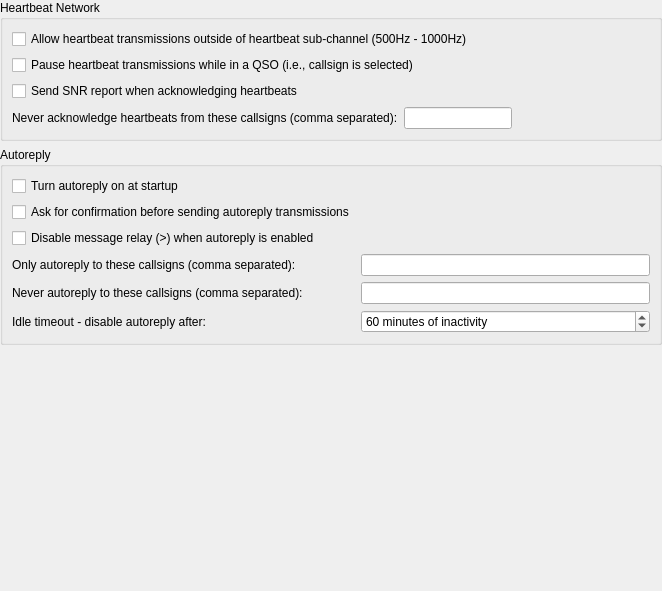
             <widget class="QWidget" name="scrollAreaWidgetContents_8">
              <property name="geometry">
               <rect>
                <x>0</x>
                <y>0</y>
                <width>662</width>
                <height>591</height>
               </rect>
              </property>
              <layout class="QVBoxLayout" name="verticalLayout_16">
               <property name="leftMargin">
                <number>0</number>
               </property>
               <property name="topMargin">
                <number>0</number>
               </property>
               <property name="rightMargin">
                <number>0</number>
               </property>
               <property name="bottomMargin">
                <number>0</number>
               </property>
               <item>
                <widget class="QGroupBox" name="groupBox_13">
                 <property name="title">
                  <string>Heartbeat Network</string>
                 </property>
                 <layout class="QVBoxLayout" name="verticalLayout_34">
                  <item>
                   <widget class="QCheckBox" name="heartbeat_anywhere_check_box">
                    <property name="text">
                     <string>Allow heartbeat transmissions outside of heartbeat sub-channel (500Hz - 1000Hz)</string>
                    </property>
                   </widget>
                  </item>
                  <item>
                   <widget class="QCheckBox" name="heartbeat_qso_pause_check_box">
                    <property name="text">
                     <string>Pause heartbeat transmissions while in a QSO (i.e., callsign is selected)</string>
                    </property>
                   </widget>
                  </item>
                  <item>
                   <widget class="QCheckBox" name="heartbeat_ack_snr_check_box">
                    <property name="visible">
                     <bool>false</bool>
                    </property>
                    <property name="text">
                     <string>Send SNR report when acknowledging heartbeats</string>
                    </property>
                   </widget>
                  </item>
                  <item>
                   <layout class="QFormLayout" name="formLayout_16">
                    <property name="fieldGrowthPolicy">
                     <enum>QFormLayout::FieldsStayAtSizeHint</enum>
                    </property>
                    <property name="formAlignment">
                     <set>Qt::AlignLeading|Qt::AlignLeft|Qt::AlignTop</set>
                    </property>
                    <property name="bottomMargin">
                     <number>0</number>
                    </property>
                    <item row="0" column="0">
                     <widget class="QLabel" name="label_26">
                      <property name="text">
                       <string>Never acknowledge heartbeats from these callsigns (comma separated):</string>
                      </property>
                     </widget>
                    </item>
                    <item row="0" column="1">
                     <widget class="QLineEdit" name="hb_blacklist_line_edit"/>
                    </item>
                   </layout>
                  </item>
                 </layout>
                </widget>
               </item>
               <item>
                <widget class="QGroupBox" name="groupBox_9">
                 <property name="title">
                  <string>Autoreply</string>
                 </property>
                 <layout class="QFormLayout" name="formLayout">
                  <item row="0" column="0">
                   <widget class="QCheckBox" name="autoreply_on_check_box">
                    <property name="text">
                     <string>Turn autoreply on at startup</string>
                    </property>
                   </widget>
                  </item>
                  <item row="2" column="0">
                   <widget class="QCheckBox" name="relay_disabled_check_box">
                    <property name="text">
                     <string>Disable message relay (&gt;) when autoreply is enabled</string>
                    </property>
                   </widget>
                  </item>
                  <item row="3" column="0">
                   <widget class="QLabel" name="label_23">
                    <property name="text">
                     <string>Only autoreply to these callsigns (comma separated):</string>
                    </property>
                   </widget>
                  </item>
                  <item row="3" column="1">
                   <widget class="QLineEdit" name="auto_whitelist_line_edit"/>
                  </item>
                  <item row="4" column="0">
                   <widget class="QLabel" name="label_15">
                    <property name="text">
                     <string>Never autoreply to these callsigns (comma separated):</string>
                    </property>
                   </widget>
                  </item>
                  <item row="4" column="1">
                   <widget class="QLineEdit" name="auto_blacklist_line_edit"/>
                  </item>
                  <item row="5" column="0">
                   <widget class="QLabel" name="label_10">
                    <property name="text">
                     <string>Idle timeout - disable autoreply after:</string>
                    </property>
                    <property name="buddy">
                     <cstring>tx_watchdog_spin_box</cstring>
                    </property>
                   </widget>
                  </item>
                  <item row="5" column="1">
                   <widget class="QSpinBox" name="tx_watchdog_spin_box">
                    <property name="toolTip">
                     <string>&lt;html&gt;&lt;head/&gt;&lt;body&gt;&lt;p&gt;Number of minutes before unattended heartbeat transmissions are aborted.&lt;/p&gt;&lt;/body&gt;&lt;/html&gt;</string>
                    </property>
                    <property name="specialValueText">
                     <string>Disabled</string>
                    </property>
                    <property name="suffix">
                     <string> minutes of inactivity</string>
                    </property>
                    <property name="prefix">
                     <string/>
                    </property>
                    <property name="minimum">
                     <number>0</number>
                    </property>
                    <property name="maximum">
                     <number>1440</number>
                    </property>
                    <property name="singleStep">
                     <number>1</number>
                    </property>
                    <property name="value">
                     <number>60</number>
                    </property>
                   </widget>
                  </item>
                  <item row="1" column="0">
                   <widget class="QCheckBox" name="autoreply_confirmation_check_box">
                    <property name="text">
                     <string>Ask for confirmation before sending autoreply transmissions</string>
                    </property>
                   </widget>
                  </item>
                 </layout>
                </widget>
               </item>
               <item>
                <spacer name="verticalSpacer_18">
                 <property name="sizeHint" stdset="0">
                  <size>
                   <width>20</width>
                   <height>220</height>
                  </size>
                 </property>
                </spacer>
               </item>
              </layout>
             </widget>
